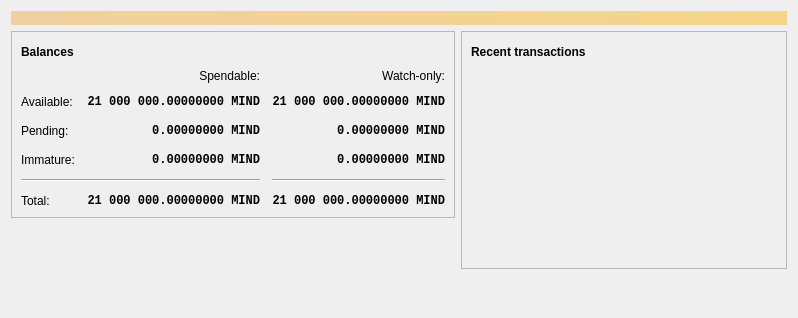
<?xml version="1.0" encoding="UTF-8"?>
<ui version="4.0">
 <class>OverviewPage</class>
 <widget class="QWidget" name="OverviewPage">
  <property name="geometry">
   <rect>
    <x>0</x>
    <y>0</y>
    <width>798</width>
    <height>318</height>
   </rect>
  </property>
  <property name="windowTitle">
   <string>Form</string>
  </property>
  <layout class="QVBoxLayout" name="topLayout">
   <item>
    <widget class="QLabel" name="labelAlerts">
     <property name="visible">
      <bool>false</bool>
     </property>
     <property name="styleSheet">
      <string notr="true">QLabel { background-color: qlineargradient(x1: 0, y1: 0, x2: 1, y2: 0, stop:0 #F0D0A0, stop:1 #F8D488); color:#000000; }</string>
     </property>
     <property name="wordWrap">
      <bool>true</bool>
     </property>
     <property name="margin">
      <number>3</number>
     </property>
     <property name="textInteractionFlags">
      <set>Qt::TextSelectableByMouse</set>
     </property>
    </widget>
   </item>
   <item>
    <layout class="QHBoxLayout" name="horizontalLayout" stretch="1,1">
     <item>
      <layout class="QVBoxLayout" name="verticalLayout_2">
       <item>
        <widget class="QFrame" name="frame">
         <property name="frameShape">
          <enum>QFrame::StyledPanel</enum>
         </property>
         <property name="frameShadow">
          <enum>QFrame::Raised</enum>
         </property>
         <layout class="QVBoxLayout" name="verticalLayout_4">
          <item>
           <layout class="QHBoxLayout" name="horizontalLayout_4">
            <item>
             <widget class="QLabel" name="label_5">
              <property name="font">
               <font>
                <weight>75</weight>
                <bold>true</bold>
               </font>
              </property>
              <property name="text">
               <string>Balances</string>
              </property>
             </widget>
            </item>
            <item>
             <widget class="QPushButton" name="labelWalletStatus">
              <property name="enabled">
               <bool>true</bool>
              </property>
              <property name="maximumSize">
               <size>
                <width>30</width>
                <height>16777215</height>
               </size>
              </property>
              <property name="toolTip">
               <string>The displayed information may be out of date. Your wallet automatically synchronizes with the MindBlockchain network after a connection is established, but this process has not completed yet.</string>
              </property>
              <property name="text">
               <string/>
              </property>
              <property name="icon">
               <iconset resource="../mindblockchain.qrc">
                <normaloff>:/icons/warning</normaloff>
                <disabledoff>:/icons/warning</disabledoff>:/icons/warning</iconset>
              </property>
              <property name="iconSize">
               <size>
                <width>24</width>
                <height>24</height>
               </size>
              </property>
              <property name="flat">
               <bool>true</bool>
              </property>
             </widget>
            </item>
            <item>
             <spacer name="horizontalSpacer_3">
              <property name="orientation">
               <enum>Qt::Horizontal</enum>
              </property>
              <property name="sizeHint" stdset="0">
               <size>
                <width>40</width>
                <height>20</height>
               </size>
              </property>
             </spacer>
            </item>
           </layout>
          </item>
          <item>
           <layout class="QGridLayout" name="gridLayout">
            <property name="spacing">
             <number>12</number>
            </property>
            <item row="2" column="2">
             <widget class="QLabel" name="labelWatchPending">
              <property name="font">
               <font>
                <family>Monospace</family>
                <weight>75</weight>
                <bold>true</bold>
               </font>
              </property>
              <property name="cursor">
               <cursorShape>IBeamCursor</cursorShape>
              </property>
              <property name="toolTip">
               <string>Unconfirmed transactions to watch-only addresses</string>
              </property>
              <property name="text">
               <string notr="true">0.00000000 MIND</string>
              </property>
              <property name="alignment">
               <set>Qt::AlignRight|Qt::AlignTrailing|Qt::AlignVCenter</set>
              </property>
              <property name="textInteractionFlags">
               <set>Qt::LinksAccessibleByMouse|Qt::TextSelectableByKeyboard|Qt::TextSelectableByMouse</set>
              </property>
             </widget>
            </item>
            <item row="2" column="1">
             <widget class="QLabel" name="labelUnconfirmed">
              <property name="font">
               <font>
                <family>Monospace</family>
                <weight>75</weight>
                <bold>true</bold>
               </font>
              </property>
              <property name="cursor">
               <cursorShape>IBeamCursor</cursorShape>
              </property>
              <property name="toolTip">
               <string>Total of transactions that have yet to be confirmed, and do not yet count toward the spendable balance</string>
              </property>
              <property name="text">
               <string notr="true">0.00000000 MIND</string>
              </property>
              <property name="alignment">
               <set>Qt::AlignRight|Qt::AlignTrailing|Qt::AlignVCenter</set>
              </property>
              <property name="textInteractionFlags">
               <set>Qt::LinksAccessibleByMouse|Qt::TextSelectableByKeyboard|Qt::TextSelectableByMouse</set>
              </property>
             </widget>
            </item>
            <item row="3" column="2">
             <widget class="QLabel" name="labelWatchImmature">
              <property name="font">
               <font>
                <family>Monospace</family>
                <weight>75</weight>
                <bold>true</bold>
               </font>
              </property>
              <property name="cursor">
               <cursorShape>IBeamCursor</cursorShape>
              </property>
              <property name="toolTip">
               <string>Mined balance in watch-only addresses that has not yet matured</string>
              </property>
              <property name="text">
               <string notr="true">0.00000000 MIND</string>
              </property>
              <property name="alignment">
               <set>Qt::AlignRight|Qt::AlignTrailing|Qt::AlignVCenter</set>
              </property>
              <property name="textInteractionFlags">
               <set>Qt::LinksAccessibleByMouse|Qt::TextSelectableByKeyboard|Qt::TextSelectableByMouse</set>
              </property>
             </widget>
            </item>
            <item row="4" column="0" colspan="2">
             <widget class="Line" name="line">
              <property name="orientation">
               <enum>Qt::Horizontal</enum>
              </property>
             </widget>
            </item>
            <item row="4" column="2">
             <widget class="Line" name="lineWatchBalance">
              <property name="sizePolicy">
               <sizepolicy hsizetype="Preferred" vsizetype="Fixed">
                <horstretch>0</horstretch>
                <verstretch>0</verstretch>
               </sizepolicy>
              </property>
              <property name="minimumSize">
               <size>
                <width>140</width>
                <height>0</height>
               </size>
              </property>
              <property name="orientation">
               <enum>Qt::Horizontal</enum>
              </property>
             </widget>
            </item>
            <item row="5" column="0">
             <widget class="QLabel" name="labelTotalText">
              <property name="text">
               <string>Total:</string>
              </property>
             </widget>
            </item>
            <item row="3" column="1">
             <widget class="QLabel" name="labelImmature">
              <property name="font">
               <font>
                <family>Monospace</family>
                <weight>75</weight>
                <bold>true</bold>
               </font>
              </property>
              <property name="cursor">
               <cursorShape>IBeamCursor</cursorShape>
              </property>
              <property name="toolTip">
               <string>Mined balance that has not yet matured</string>
              </property>
              <property name="text">
               <string notr="true">0.00000000 MIND</string>
              </property>
              <property name="alignment">
               <set>Qt::AlignRight|Qt::AlignTrailing|Qt::AlignVCenter</set>
              </property>
              <property name="textInteractionFlags">
               <set>Qt::LinksAccessibleByMouse|Qt::TextSelectableByKeyboard|Qt::TextSelectableByMouse</set>
              </property>
             </widget>
            </item>
            <item row="2" column="3">
             <spacer name="horizontalSpacer_2">
              <property name="orientation">
               <enum>Qt::Horizontal</enum>
              </property>
              <property name="sizeHint" stdset="0">
               <size>
                <width>40</width>
                <height>20</height>
               </size>
              </property>
             </spacer>
            </item>
            <item row="3" column="0">
             <widget class="QLabel" name="labelImmatureText">
              <property name="text">
               <string>Immature:</string>
              </property>
             </widget>
            </item>
            <item row="5" column="1">
             <widget class="QLabel" name="labelTotal">
              <property name="font">
               <font>
                <family>Monospace</family>
                <weight>75</weight>
                <bold>true</bold>
               </font>
              </property>
              <property name="cursor">
               <cursorShape>IBeamCursor</cursorShape>
              </property>
              <property name="toolTip">
               <string>Your current total balance</string>
              </property>
              <property name="text">
               <string notr="true">21 000 000.00000000 MIND</string>
              </property>
              <property name="alignment">
               <set>Qt::AlignRight|Qt::AlignTrailing|Qt::AlignVCenter</set>
              </property>
              <property name="textInteractionFlags">
               <set>Qt::LinksAccessibleByMouse|Qt::TextSelectableByKeyboard|Qt::TextSelectableByMouse</set>
              </property>
             </widget>
            </item>
            <item row="5" column="2">
             <widget class="QLabel" name="labelWatchTotal">
              <property name="font">
               <font>
                <family>Monospace</family>
                <weight>75</weight>
                <bold>true</bold>
               </font>
              </property>
              <property name="cursor">
               <cursorShape>IBeamCursor</cursorShape>
              </property>
              <property name="toolTip">
               <string>Current total balance in watch-only addresses</string>
              </property>
              <property name="text">
               <string notr="true">21 000 000.00000000 MIND</string>
              </property>
              <property name="alignment">
               <set>Qt::AlignRight|Qt::AlignTrailing|Qt::AlignVCenter</set>
              </property>
              <property name="textInteractionFlags">
               <set>Qt::LinksAccessibleByMouse|Qt::TextSelectableByKeyboard|Qt::TextSelectableByMouse</set>
              </property>
             </widget>
            </item>
            <item row="0" column="2">
             <widget class="QLabel" name="labelWatchonly">
              <property name="text">
               <string>Watch-only:</string>
              </property>
              <property name="alignment">
               <set>Qt::AlignRight|Qt::AlignTrailing|Qt::AlignVCenter</set>
              </property>
             </widget>
            </item>
            <item row="1" column="0">
             <widget class="QLabel" name="labelBalanceText">
              <property name="text">
               <string>Available:</string>
              </property>
             </widget>
            </item>
            <item row="1" column="1">
             <widget class="QLabel" name="labelBalance">
              <property name="font">
               <font>
                <family>Monospace</family>
                <weight>75</weight>
                <bold>true</bold>
               </font>
              </property>
              <property name="cursor">
               <cursorShape>IBeamCursor</cursorShape>
              </property>
              <property name="toolTip">
               <string>Your current spendable balance</string>
              </property>
              <property name="text">
               <string notr="true">21 000 000.00000000 MIND</string>
              </property>
              <property name="alignment">
               <set>Qt::AlignRight|Qt::AlignTrailing|Qt::AlignVCenter</set>
              </property>
              <property name="textInteractionFlags">
               <set>Qt::LinksAccessibleByMouse|Qt::TextSelectableByKeyboard|Qt::TextSelectableByMouse</set>
              </property>
             </widget>
            </item>
            <item row="1" column="2">
             <widget class="QLabel" name="labelWatchAvailable">
              <property name="font">
               <font>
                <family>Monospace</family>
                <weight>75</weight>
                <bold>true</bold>
               </font>
              </property>
              <property name="cursor">
               <cursorShape>IBeamCursor</cursorShape>
              </property>
              <property name="toolTip">
               <string>Your current balance in watch-only addresses</string>
              </property>
              <property name="text">
               <string notr="true">21 000 000.00000000 MIND</string>
              </property>
              <property name="alignment">
               <set>Qt::AlignRight|Qt::AlignTrailing|Qt::AlignVCenter</set>
              </property>
              <property name="textInteractionFlags">
               <set>Qt::LinksAccessibleByMouse|Qt::TextSelectableByKeyboard|Qt::TextSelectableByMouse</set>
              </property>
             </widget>
            </item>
            <item row="2" column="0">
             <widget class="QLabel" name="labelPendingText">
              <property name="text">
               <string>Pending:</string>
              </property>
             </widget>
            </item>
            <item row="0" column="1">
             <widget class="QLabel" name="labelSpendable">
              <property name="text">
               <string>Spendable:</string>
              </property>
              <property name="alignment">
               <set>Qt::AlignRight|Qt::AlignTrailing|Qt::AlignVCenter</set>
              </property>
             </widget>
            </item>
           </layout>
          </item>
         </layout>
        </widget>
       </item>
       <item>
        <spacer name="verticalSpacer">
         <property name="orientation">
          <enum>Qt::Vertical</enum>
         </property>
         <property name="sizeHint" stdset="0">
          <size>
           <width>20</width>
           <height>40</height>
          </size>
         </property>
        </spacer>
       </item>
      </layout>
     </item>
     <item>
      <layout class="QVBoxLayout" name="verticalLayout_3">
       <item>
        <widget class="QFrame" name="frame_2">
         <property name="frameShape">
          <enum>QFrame::StyledPanel</enum>
         </property>
         <property name="frameShadow">
          <enum>QFrame::Raised</enum>
         </property>
         <layout class="QVBoxLayout" name="verticalLayout">
          <item>
           <layout class="QHBoxLayout" name="horizontalLayout_2">
            <item>
             <widget class="QLabel" name="label_4">
              <property name="font">
               <font>
                <weight>75</weight>
                <bold>true</bold>
               </font>
              </property>
              <property name="text">
               <string>Recent transactions</string>
              </property>
             </widget>
            </item>
            <item>
             <widget class="QPushButton" name="labelTransactionsStatus">
              <property name="enabled">
               <bool>true</bool>
              </property>
              <property name="maximumSize">
               <size>
                <width>30</width>
                <height>16777215</height>
               </size>
              </property>
              <property name="toolTip">
               <string>The displayed information may be out of date. Your wallet automatically synchronizes with the MindBlockchain network after a connection is established, but this process has not completed yet.</string>
              </property>
              <property name="text">
               <string/>
              </property>
              <property name="icon">
               <iconset resource="../mindblockchain.qrc">
                <normaloff>:/icons/warning</normaloff>
                <disabledoff>:/icons/warning</disabledoff>:/icons/warning</iconset>
              </property>
              <property name="iconSize">
               <size>
                <width>24</width>
                <height>24</height>
               </size>
              </property>
              <property name="flat">
               <bool>true</bool>
              </property>
             </widget>
            </item>
            <item>
             <spacer name="horizontalSpacer">
              <property name="orientation">
               <enum>Qt::Horizontal</enum>
              </property>
              <property name="sizeHint" stdset="0">
               <size>
                <width>40</width>
                <height>20</height>
               </size>
              </property>
             </spacer>
            </item>
           </layout>
          </item>
          <item>
           <widget class="QListView" name="listTransactions">
            <property name="styleSheet">
             <string notr="true">QListView { background: transparent; }</string>
            </property>
            <property name="frameShape">
             <enum>QFrame::NoFrame</enum>
            </property>
            <property name="verticalScrollBarPolicy">
             <enum>Qt::ScrollBarAlwaysOff</enum>
            </property>
            <property name="horizontalScrollBarPolicy">
             <enum>Qt::ScrollBarAlwaysOff</enum>
            </property>
            <property name="selectionMode">
             <enum>QAbstractItemView::NoSelection</enum>
            </property>
           </widget>
          </item>
         </layout>
        </widget>
       </item>
       <item>
        <spacer name="verticalSpacer_2">
         <property name="orientation">
          <enum>Qt::Vertical</enum>
         </property>
         <property name="sizeHint" stdset="0">
          <size>
           <width>20</width>
           <height>40</height>
          </size>
         </property>
        </spacer>
       </item>
      </layout>
     </item>
    </layout>
   </item>
  </layout>
 </widget>
 <resources/>
 <connections/>
</ui>
